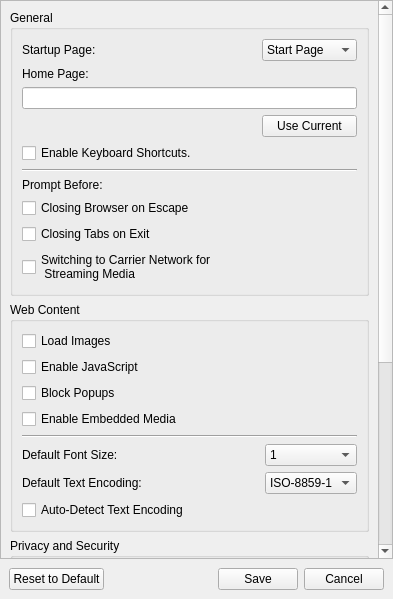
<?xml version="1.0" encoding="UTF-8"?>
<ui version="4.0">
 <class>ConfigWidget</class>
 <widget class="QWidget" name="ConfigWidget">
  <property name="geometry">
   <rect>
    <x>0</x>
    <y>0</y>
    <width>393</width>
    <height>599</height>
   </rect>
  </property>
  <property name="windowTitle">
   <string>Form</string>
  </property>
  <property name="styleSheet">
   <string notr="true"/>
  </property>
  <layout class="QVBoxLayout" name="verticalLayout">
   <property name="spacing">
    <number>0</number>
   </property>
   <property name="margin">
    <number>0</number>
   </property>
   <item>
    <widget class="QScrollArea" name="scrollArea">
     <property name="autoFillBackground">
      <bool>true</bool>
     </property>
     <property name="widgetResizable">
      <bool>true</bool>
     </property>
     <widget class="QWidget" name="scrollAreaWidgetContents">
      <property name="geometry">
       <rect>
        <x>0</x>
        <y>-191</y>
        <width>374</width>
        <height>747</height>
       </rect>
      </property>
      <layout class="QVBoxLayout" name="verticalLayoutScrollArea">
       <item>
        <widget class="QGroupBox" name="groupBoxGeneral">
         <property name="title">
          <string>General</string>
         </property>
         <layout class="QGridLayout" name="gridLayoutGeneral">
          <item row="0" column="0">
           <widget class="QLabel" name="labelStartupPage">
            <property name="sizePolicy">
             <sizepolicy hsizetype="Expanding" vsizetype="Preferred">
              <horstretch>0</horstretch>
              <verstretch>0</verstretch>
             </sizepolicy>
            </property>
            <property name="text">
             <string>Startup Page:</string>
            </property>
           </widget>
          </item>
          <item row="0" column="1">
           <widget class="QComboBox" name="comboBoxStartUpPage">
            <item>
             <property name="text">
              <string>Start Page</string>
             </property>
            </item>
            <item>
             <property name="text">
              <string>Home Page</string>
             </property>
            </item>
           </widget>
          </item>
          <item row="1" column="0">
           <widget class="QLabel" name="labelHomePage">
            <property name="sizePolicy">
             <sizepolicy hsizetype="Expanding" vsizetype="Preferred">
              <horstretch>0</horstretch>
              <verstretch>0</verstretch>
             </sizepolicy>
            </property>
            <property name="text">
             <string>Home Page:</string>
            </property>
           </widget>
          </item>
          <item row="2" column="0" colspan="2">
           <widget class="QLineEdit" name="lineEditHomePage"/>
          </item>
          <item row="3" column="1">
           <widget class="QPushButton" name="pushButtonUseCurrent">
            <property name="text">
             <string>Use Current</string>
            </property>
           </widget>
          </item>
          <item row="4" column="0" colspan="2">
           <widget class="QCheckBox" name="checkBoxEnableShortcuts">
            <property name="text">
             <string>Enable Keyboard Shortcuts.</string>
            </property>
           </widget>
          </item>
          <item row="8" column="0">
           <widget class="QLabel" name="labelPrompt">
            <property name="text">
             <string>Prompt Before:</string>
            </property>
           </widget>
          </item>
          <item row="9" column="0" colspan="2">
           <widget class="QCheckBox" name="checkBoxPromptCloseBrowser">
            <property name="text">
             <string>Closing Browser on Escape</string>
            </property>
           </widget>
          </item>
          <item row="10" column="0" colspan="2">
           <widget class="QCheckBox" name="checkBoxPromptCloseTabs">
            <property name="text">
             <string>Closing Tabs on Exit</string>
            </property>
           </widget>
          </item>
          <item row="11" column="0" colspan="2">
           <widget class="QCheckBox" name="checkBoxPromptStreamMedia">
            <property name="text">
             <string>Switching to Carrier Network for 
 Streaming Media</string>
            </property>
           </widget>
          </item>
          <item row="5" column="0" colspan="2">
           <widget class="Line" name="line_2">
            <property name="orientation">
             <enum>Qt::Horizontal</enum>
            </property>
           </widget>
          </item>
         </layout>
        </widget>
       </item>
       <item>
        <widget class="QGroupBox" name="groupBoxWebContent">
         <property name="title">
          <string>Web Content</string>
         </property>
         <layout class="QGridLayout" name="gridLayoutWebContent">
          <item row="2" column="0">
           <widget class="QCheckBox" name="checkBoxEnableJS">
            <property name="text">
             <string>Enable JavaScript</string>
            </property>
           </widget>
          </item>
          <item row="3" column="0">
           <widget class="QCheckBox" name="checkBoxBlockPopups">
            <property name="text">
             <string>Block Popups</string>
            </property>
           </widget>
          </item>
          <item row="4" column="0" colspan="2">
           <widget class="QCheckBox" name="checkBoxEnableMedia">
            <property name="text">
             <string>Enable Embedded Media</string>
            </property>
           </widget>
          </item>
          <item row="9" column="0">
           <widget class="QLabel" name="labelFontSize">
            <property name="sizePolicy">
             <sizepolicy hsizetype="Expanding" vsizetype="Preferred">
              <horstretch>0</horstretch>
              <verstretch>0</verstretch>
             </sizepolicy>
            </property>
            <property name="text">
             <string>Default Font Size:</string>
            </property>
           </widget>
          </item>
          <item row="9" column="1">
           <widget class="QComboBox" name="comboBoxFontSize">
            <item>
             <property name="text">
              <string>1</string>
             </property>
            </item>
            <item>
             <property name="text">
              <string>2</string>
             </property>
            </item>
            <item>
             <property name="text">
              <string>3</string>
             </property>
            </item>
            <item>
             <property name="text">
              <string>4</string>
             </property>
            </item>
            <item>
             <property name="text">
              <string>5</string>
             </property>
            </item>
            <item>
             <property name="text">
              <string>6</string>
             </property>
            </item>
            <item>
             <property name="text">
              <string>7</string>
             </property>
            </item>
            <item>
             <property name="text">
              <string>8</string>
             </property>
            </item>
            <item>
             <property name="text">
              <string>9</string>
             </property>
            </item>
            <item>
             <property name="text">
              <string>10</string>
             </property>
            </item>
            <item>
             <property name="text">
              <string>11</string>
             </property>
            </item>
            <item>
             <property name="text">
              <string>12</string>
             </property>
            </item>
            <item>
             <property name="text">
              <string>13</string>
             </property>
            </item>
            <item>
             <property name="text">
              <string>14</string>
             </property>
            </item>
            <item>
             <property name="text">
              <string>15</string>
             </property>
            </item>
            <item>
             <property name="text">
              <string>16</string>
             </property>
            </item>
            <item>
             <property name="text">
              <string>17</string>
             </property>
            </item>
            <item>
             <property name="text">
              <string>18</string>
             </property>
            </item>
            <item>
             <property name="text">
              <string>19</string>
             </property>
            </item>
            <item>
             <property name="text">
              <string>20</string>
             </property>
            </item>
           </widget>
          </item>
          <item row="10" column="0">
           <widget class="QLabel" name="labelTextEncoding">
            <property name="sizePolicy">
             <sizepolicy hsizetype="Expanding" vsizetype="Preferred">
              <horstretch>0</horstretch>
              <verstretch>0</verstretch>
             </sizepolicy>
            </property>
            <property name="text">
             <string>Default Text Encoding:</string>
            </property>
           </widget>
          </item>
          <item row="10" column="1">
           <widget class="QComboBox" name="comboBoxTextEncoding">
            <item>
             <property name="text">
              <string>ISO-8859-1</string>
             </property>
            </item>
            <item>
             <property name="text">
              <string>UTF-8</string>
             </property>
            </item>
            <item>
             <property name="text">
              <string>GB18030</string>
             </property>
            </item>
            <item>
             <property name="text">
              <string>GB2312</string>
             </property>
            </item>
            <item>
             <property name="text">
              <string>GBK</string>
             </property>
            </item>
            <item>
             <property name="text">
              <string>BIG5</string>
             </property>
            </item>
           </widget>
          </item>
          <item row="11" column="0" colspan="2">
           <widget class="QCheckBox" name="checkBoxAutoTextEncoding">
            <property name="text">
             <string>Auto-Detect Text Encoding</string>
            </property>
           </widget>
          </item>
          <item row="1" column="0">
           <widget class="QCheckBox" name="checkBoxLoadImages">
            <property name="text">
             <string>Load Images</string>
            </property>
           </widget>
          </item>
          <item row="5" column="0" colspan="2">
           <widget class="Line" name="line_3">
            <property name="orientation">
             <enum>Qt::Horizontal</enum>
            </property>
           </widget>
          </item>
         </layout>
        </widget>
       </item>
       <item>
        <widget class="QGroupBox" name="groupBoxPrivacy">
         <property name="title">
          <string>Privacy and Security</string>
         </property>
         <layout class="QGridLayout" name="gridLayoutPrivacy">
          <item row="0" column="0">
           <widget class="QCheckBox" name="checkBoxAcceptCookie">
            <property name="text">
             <string>Accept Cookies</string>
            </property>
           </widget>
          </item>
          <item row="1" column="0">
           <widget class="QCheckBox" name="checkBoxEnableGeo">
            <property name="text">
             <string>Enable Geolocation</string>
            </property>
           </widget>
          </item>
          <item row="2" column="0">
           <widget class="QPushButton" name="pushButtonGeoPermissions">
            <property name="text">
             <string>Geolocation Permissions</string>
            </property>
           </widget>
          </item>
          <item row="4" column="0">
           <widget class="QLabel" name="labelClear">
            <property name="font">
             <font>
              <pointsize>10</pointsize>
              <weight>75</weight>
              <bold>true</bold>
             </font>
            </property>
            <property name="text">
             <string>Clear Browsing Data:</string>
            </property>
           </widget>
          </item>
          <item row="5" column="0">
           <widget class="QCheckBox" name="checkBoxClearPasswords">
            <property name="text">
             <string>Passwords</string>
            </property>
           </widget>
          </item>
          <item row="6" column="0">
           <widget class="QCheckBox" name="checkBoxClearHistory">
            <property name="text">
             <string>History</string>
            </property>
           </widget>
          </item>
          <item row="7" column="0">
           <widget class="QCheckBox" name="checkBoxClearCookies">
            <property name="text">
             <string>Cookies</string>
            </property>
           </widget>
          </item>
          <item row="8" column="0">
           <widget class="QCheckBox" name="checkBoxClearCache">
            <property name="text">
             <string>Cache</string>
            </property>
           </widget>
          </item>
          <item row="9" column="0">
           <widget class="QCheckBox" name="checkBoxClearPushContent">
            <property name="text">
             <string>Pushed Content</string>
            </property>
           </widget>
          </item>
          <item row="10" column="0">
           <widget class="QPushButton" name="pushButtonClearNow">
            <property name="text">
             <string>Clear Now</string>
            </property>
           </widget>
          </item>
          <item row="3" column="0">
           <widget class="Line" name="line">
            <property name="orientation">
             <enum>Qt::Horizontal</enum>
            </property>
           </widget>
          </item>
         </layout>
        </widget>
       </item>
      </layout>
     </widget>
    </widget>
   </item>
   <item>
    <widget class="QWidget" name="widget" native="true">
     <property name="autoFillBackground">
      <bool>true</bool>
     </property>
     <layout class="QHBoxLayout" name="horizontalLayout_2">
      <item>
       <widget class="QPushButton" name="pushButtonResetDefault">
        <property name="text">
         <string>Reset to Default</string>
        </property>
       </widget>
      </item>
      <item>
       <spacer name="horizontalSpacer_4">
        <property name="orientation">
         <enum>Qt::Horizontal</enum>
        </property>
        <property name="sizeHint" stdset="0">
         <size>
          <width>256</width>
          <height>20</height>
         </size>
        </property>
       </spacer>
      </item>
      <item>
       <widget class="QPushButton" name="pushButtonSave">
        <property name="text">
         <string>Save</string>
        </property>
       </widget>
      </item>
      <item>
       <widget class="QPushButton" name="pushButtonCancel">
        <property name="text">
         <string>Cancel</string>
        </property>
       </widget>
      </item>
     </layout>
    </widget>
   </item>
  </layout>
 </widget>
 <resources/>
 <connections/>
</ui>
